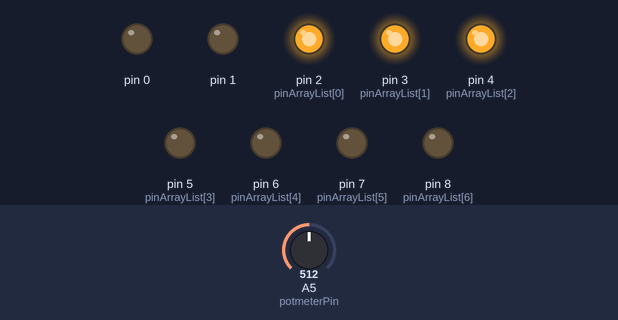
This sketch was run on a simulated Arduino Uno, built with avr-gcc and run on an emulated ATmega328P. Shown: output pins drawn as LEDs (lit = HIGH). The test bench sets the inputs (shaded band); at power-on: A5 (potmeterPin) = 512.

Above: at 1.2 s.
1.3 s: A5 (potmeterPin) set to 626
2.8 s: A5 (potmeterPin) set to 656
At 4.0 s:
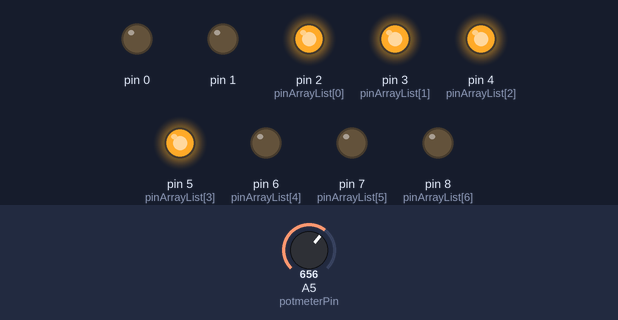
4.3 s: A5 (potmeterPin) set to 759
5.8 s: A5 (potmeterPin) set to 779
At 6.3 s:
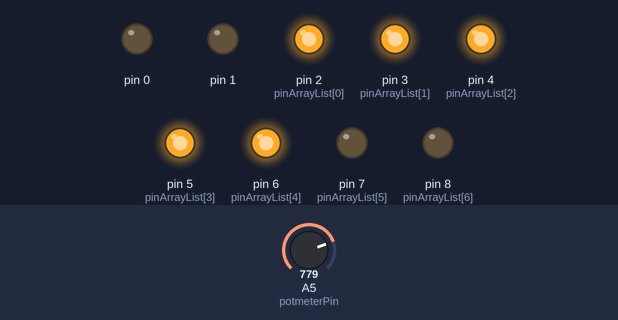
7.3 s: A5 (potmeterPin) set to 887
8.8 s: A5 (potmeterPin) set to 914
At 9.8 s:
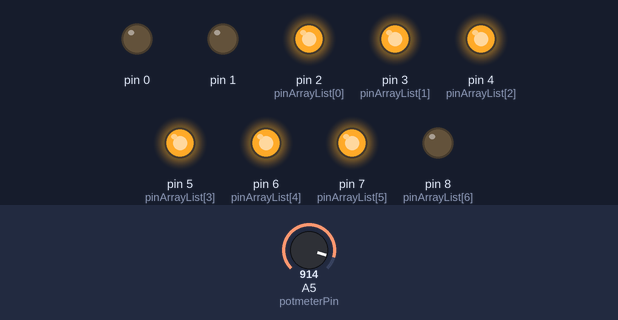
Timing chart, 0 to 11.3 s (numbered marks = the images above; inputs shaded):
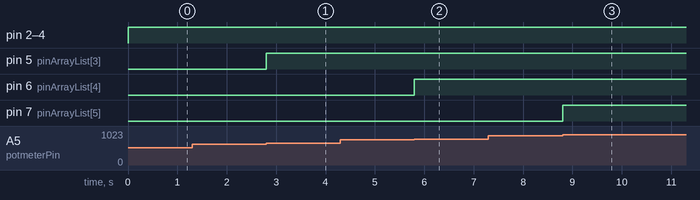

Measured:
- the behaviour switches between 639 and 640 on A5 (potmeterPin) (found by bisection; images 0 and 1)
- the behaviour switches between 767 and 768 on A5 (potmeterPin) (found by bisection; images 1 and 2)
- the behaviour switches between 895 and 896 on A5 (potmeterPin) (found by bisection; images 2 and 3)
- after the input at 1.3 s, every drawn part: stays the same
- after the input at 2.8 s, pin 5 (pinArrayList[3]): LOW → HIGH at once
- after the input at 4.3 s, every drawn part: stays the same
- after the input at 5.8 s, pin 6 (pinArrayList[4]): LOW → HIGH at once
- after the input at 7.3 s, every drawn part: stays the same
- after the input at 8.8 s, pin 7 (pinArrayList[5]): LOW → HIGH at once

The sketch:

Opdracht_3.ino
```cpp
//opdracht 3
const int potmeterPin = A5; //instancieren van de potmeterPin op de analoge ingang A5
int pinArrayList[] = {2, 3, 4, 5, 6, 7, 8}; //array maken van de poorten waarop de LED's zijn aangesloten
int potmeterWaarde = 0; //potmeterWaarde instancieren en op 0 zetten om mee te beginnen
int x = 0; //variable x aanmaken, deze is later nodig als teller


//functie setup aanspreken
void setup() {
  for (int y = 0; y <= 8; y++) { //for loop om de LED's die in de array zitten op pinMode OUTPUT te zetten
    pinMode(pinArrayList[y],OUTPUT);
  }
}


//functie loop aanspreken
void loop() {
  potmeterWaarde = map(analogRead(potmeterPin), 0, 1023, -1, 7); //potmeterWaarde map functie aanspreken om de verdeling van de potmeter goed te zetten.
                                                                 //De -1 is zodat alle lampjes uit zijn wanneer de potmeter helemaal uit staat. 7 zodat alle LED's aanstaan bij potmeter helemaal aan
  if (x < potmeterWaarde) { //if statement om de LED's 1 voor 1 aan de laten gaan met output HIGH
    digitalWrite(pinArrayList[x], HIGH);
    x++;
  }
  if (x > potmeterWaarde) { //if statement om de LED's 1 voor 1 uit te laten met output LOW
    digitalWrite(pinArrayList[x], LOW);
    x--;
  }
}
```
